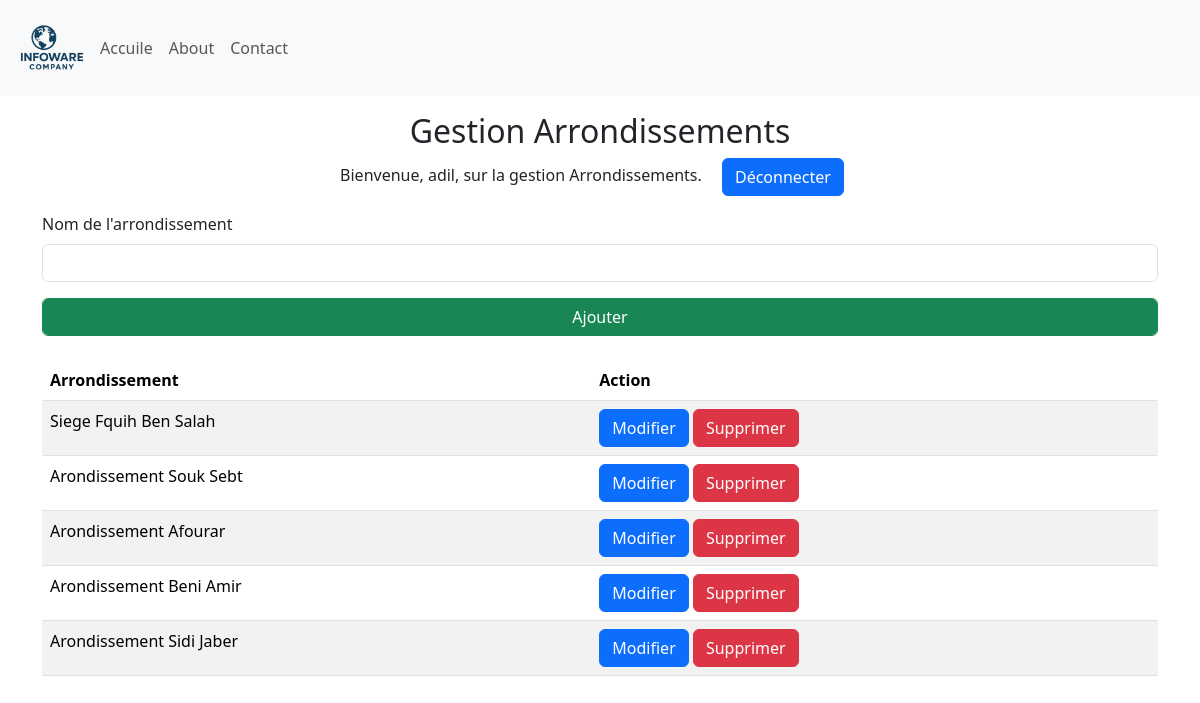
The app's page /manage_Arrondissements (signed in), older data.
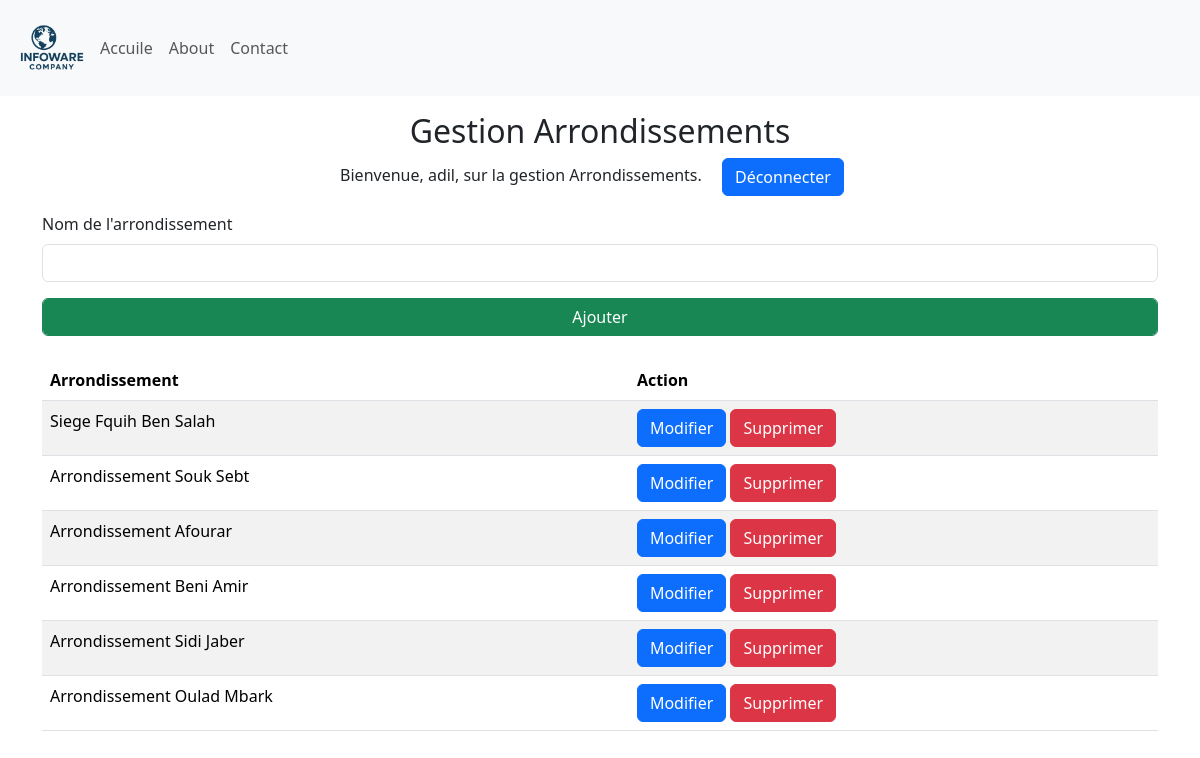
The same page, newer data.
### Site/models.py (models this page shows, shortened)
class Arondissement(db.Model):
    id = db.Column(db.Integer, primary_key=True)
    arondissement = db.Column(db.String(25), unique=True, nullable=False)
    departement = db.relationship('Departement', backref='Departement', lazy=True)

### Site/dashbord/arrondissement.py (the view, shortened to what this page needs)
@arrondissement.route('/manage_Arrondissements', methods=['GET', 'POST'])
def manage_Arrondissements():
    if 'user' not in session:
        return redirect(url_for('admin.admin'))
    arrondissements = Arondissement.query.all()
    return render_template('manage_Arrondissements.html', name=session['user'], arrondissements=arrondissements)

### Site/templates/manage_Arrondissements.html (shortened to what this page needs)
{% extends 'base.html' %}
{% block body %}
<div class="container-fluid">
    <div class="row">
        <div class="col-12  my-3">
            <div class="text-center">
                <h2>Gestion Arrondissements </h2>
                <p>Bienvenue, {{ name }}, sur la gestion Arrondissements. <a class="mx-3 btn btn-primary" href="{{ url_for('admin.logout') }}"">Déconnecter</a></p>
            </div>
            <div class="container">
                <form method="POST">
                    <div class="mb-3">
                        <label for="arrondissementName" class="form-label">Nom de l'arrondissement</label>
                        <input type="text" class="form-control" id="arrondissementName" name="arrondissementName" required>
                    </div>
                    <button type="submit" class="form-control btn btn-success">Ajouter</button>
                </form>
                <table class="table table-striped mt-4 ">
                    <thead>
                        <tr>
                          <th scope="col">Arrondissement</th>
                          <th scope="col">Action</th>
                        </tr>
                      </thead>
                      <tbody>
                        {% for arrondissement in arrondissements %}
                        <tr>
                          <td>{{ arrondissement.arondissement }}</td>
                          <td>
                            <form method="POST" action="{{ url_for('arrondissement.delete_arrondissement', arrondissement_id=arrondissement.id) }}" onsubmit="return confirm('Êtes-vous sûr de vouloir supprimer cet arrondissement ?');">
                                <a href="{{ url_for('arrondissement.update_arrondissement', arrondissement_id=arrondissement.id) }}" class="btn btn-primary">Modifier</a>
                                <button type="submit" class="btn btn-danger">Supprimer</button>
                            </form>
                          </td>
                        </tr>
                        {% endfor %}
                </table>
            </div>
        </div>
    </div>
</div>
{% endblock %}

### Site/templates/base.html (shortened to what this page needs)
<!DOCTYPE html>
<html lang="fr">
<head>
    <link href="https://cdn.jsdelivr.net/npm/bootstrap@5.3.8/dist/css/bootstrap.min.css" rel="stylesheet">
    <link rel="stylesheet" href={{url_for('static', filename='style.css')}}>
</head>
<body>
    <nav class="navbar navbar-expand-lg bg-light" >
        <div class="container-fluid" >
          <img width="80px" src="{{url_for('static', filename='logo.png')}}" alt="logo">
          <div class="collapse navbar-collapse" id="navbarNav">
            <ul class="navbar-nav">
              <li class="nav-item">
                <a class="nav-link"  href="{{ url_for('main.home') }}">Accuile</a>
              </li>
              <li class="nav-item">
                <a class="nav-link" href={{ url_for('about.about_page') }}>About</a>
              </li>
              <li class="nav-item">
                <a class="nav-link" href="#">Contact</a>
              </li>
            </ul>
          </div>
        </div>
      </nav>
      {% block body %}{% endblock %}
</body>
</html>

### Site/static/style.css (style rules this page uses)
* { margin: 0; padding: 0; box-sizing: border-box; }
:root { --primary-color: #0056b3; --secondary-color: #f8f9fa; --text-color: #333; --highlight-color: #007bff; }
body { font-family: 'Segoe UI', Tahoma, Geneva, Verdana, sans-serif; }

Row changes from the older to the newer data that the page shows:
changed Arondissement: arondissement "Arondissement Souk Sebt" → "Arrondissement Souk Sebt"
changed Arondissement: arondissement "Arondissement Afourar" → "Arrondissement Afourar"
changed Arondissement: arondissement "Arondissement Beni Amir" → "Arrondissement Beni Amir"
changed Arondissement: arondissement "Arondissement Sidi Jaber" → "Arrondissement Sidi Jaber"
added Arondissement: arondissement "Arrondissement Oulad Mbark"
